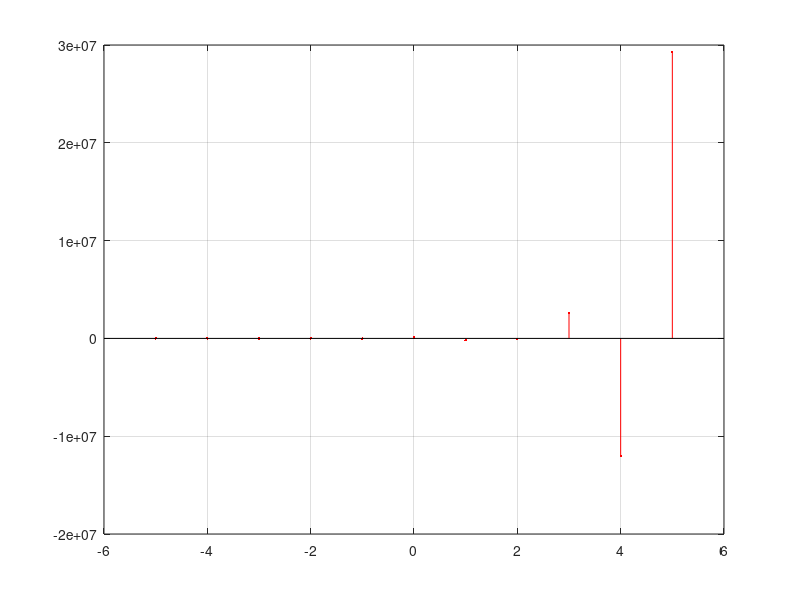

MATLAB code for this plot: (Note: this script raises an error after producing the figure.)
%define differential equation

clear;

%differ & input equation var
disp('Input var a');
b0=input('Please input a0:');
b1=input('Please input a1:');
b2=input('Please input a2:');
disp('Input var b');
a1=input('Please input b1:');
a2=input('Please input b1:');

a=[1,a1,12];
b=[b0,b1,b2];

n=-5:5;
xn=(0.5).^n;


xi=filtic(b,a,0);   %initilize input
yn=filter(b,a,xn,xi);   %losute

stem(n,yn,'.r');
grid on;
title('Result from xn inout wava'+date);
xlabel('n');
ylabel('yn');

